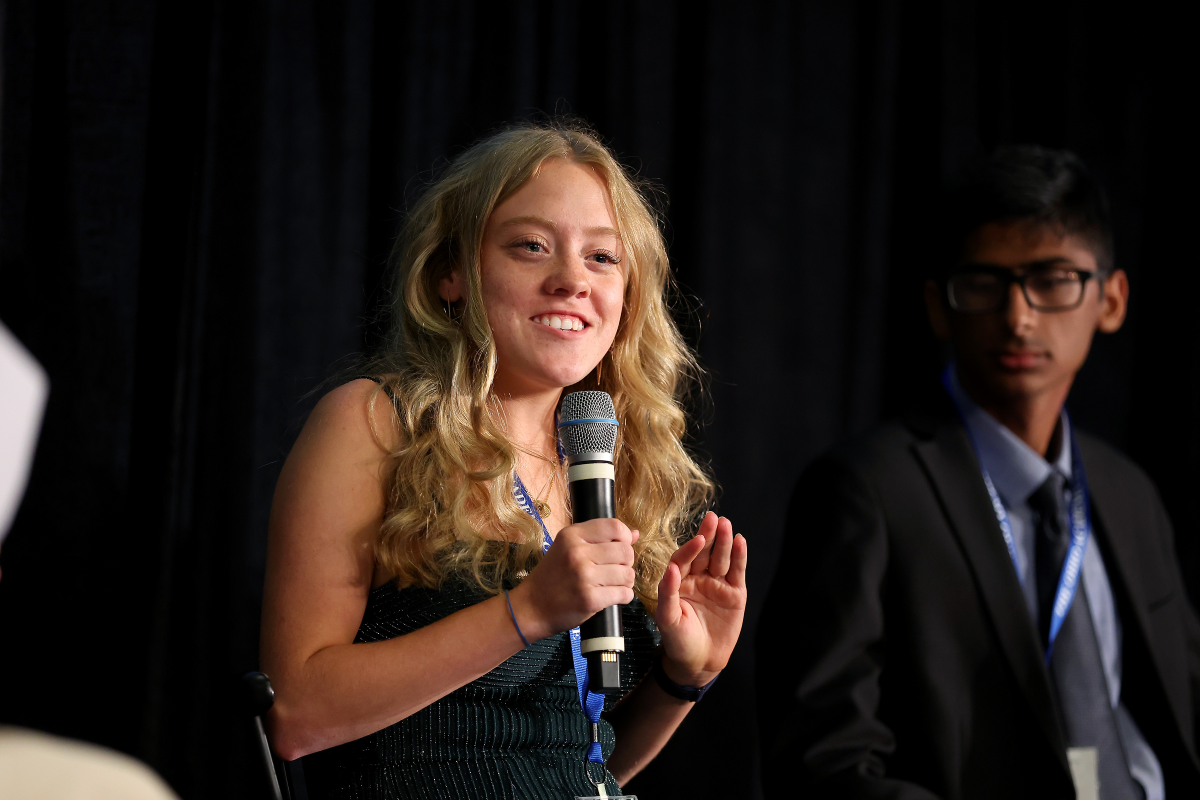
#> input picture images/originals/hero-original.jpg, 3600 x 2400 px (shown at 1/3 size)
$ python make_share.py
#> lines starting #> are read from the running program, lines starting #| are printed output that depends on the picture
"""Rebuild images/share.jpg - the 1200x630 card used for link previews.

    python build/make_share.py

Crops hero.JPG so the subject sits right of centre, lays a dark scrim over
the left, and bakes in the name and title (OG images cannot use CSS).
FACE_X / FACE_Y below control the crop - adjust if you swap the photo.
"""
import os
from PIL import Image, ImageDraw, ImageFont, ImageFilter

os.chdir(os.path.join(os.path.dirname(os.path.abspath(__file__)), ".."))
CREAM, DARK, GLIGHT = (245,242,237), (26,43,24), (125,175,138)
F = "C:/Windows/Fonts/"
font = lambda n,s: ImageFont.truetype(F+n, s)
kb = lambda p: round(os.path.getsize(p)/1024, 1)

TW, TH = 1200, 630
hero = Image.open("images/originals/hero-original.jpg").convert("RGB")
#> hero is the input picture: PIL image 3600x2400 RGB; mean R, G, B 38.4, 28.9, 24.5

# Scale up, then solve the crop so KYLA's face lands at ~70% across, in the clear
# right side, with the other panelist pushed off-frame entirely.
Z = 1.5
scale = max(TW/hero.width, TH/hero.height) * Z
#> scale = 0.5
hr = hero.resize((round(hero.width*scale), round(hero.height*scale)), Image.LANCZOS)
FACE_X, FACE_Y = 0.467, 0.295      # her face centre, as a fraction of the source
left = max(0, min(hr.width  - TW, int(FACE_X*hr.width  - TW*0.70)))
#> left = 0
top  = max(0, min(hr.height - TH, int(FACE_Y*hr.height - TH*0.43)))
#> top = 83
base = hr.crop((left, top, left+TW, top+TH))
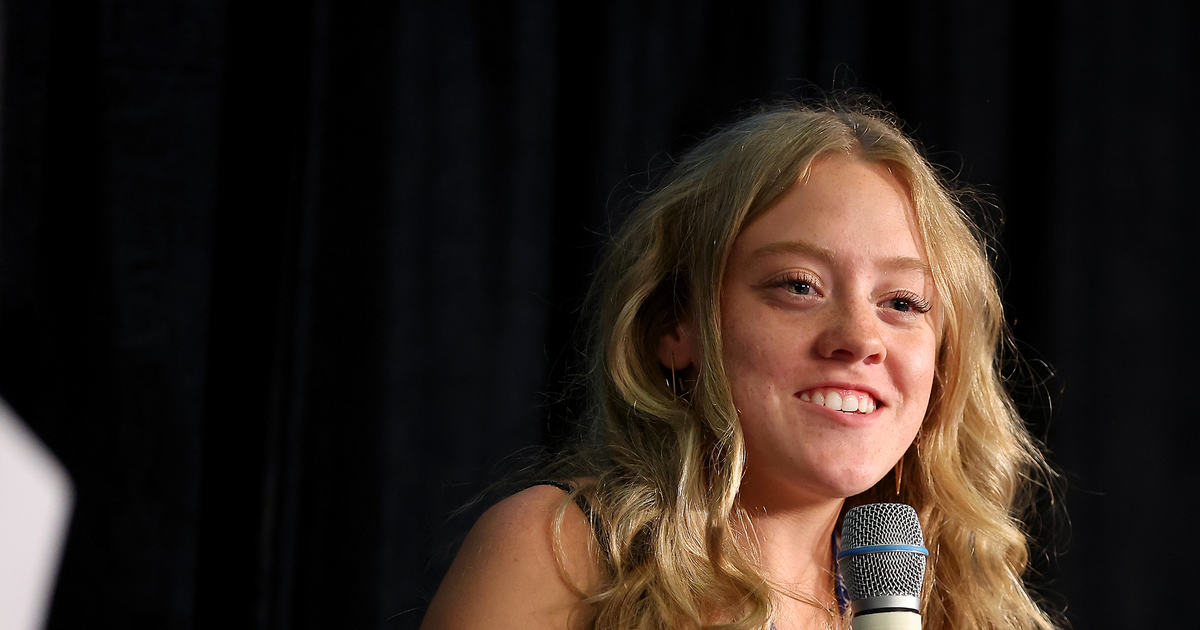
#> base: PIL image 1200x630 RGB; mean R, G, B 45.2, 34.2, 27.7

# Strong left-to-right scrim: near-opaque under the text, clean photo on the right.
grad = Image.new("L", (TW, TH), 0)
#> grad: PIL image 1200x630 L; every value is 0
px = grad.load()
for x in range(TW):
    t = x / TW
    if   t < 0.44: a = 248
    elif t < 0.72: a = int(248 * (1 - (t-0.44)/0.28) ** 1.6)
    else:          a = 0
    for y in range(TH):
        px[x, y] = a
grad = grad.filter(ImageFilter.GaussianBlur(14))
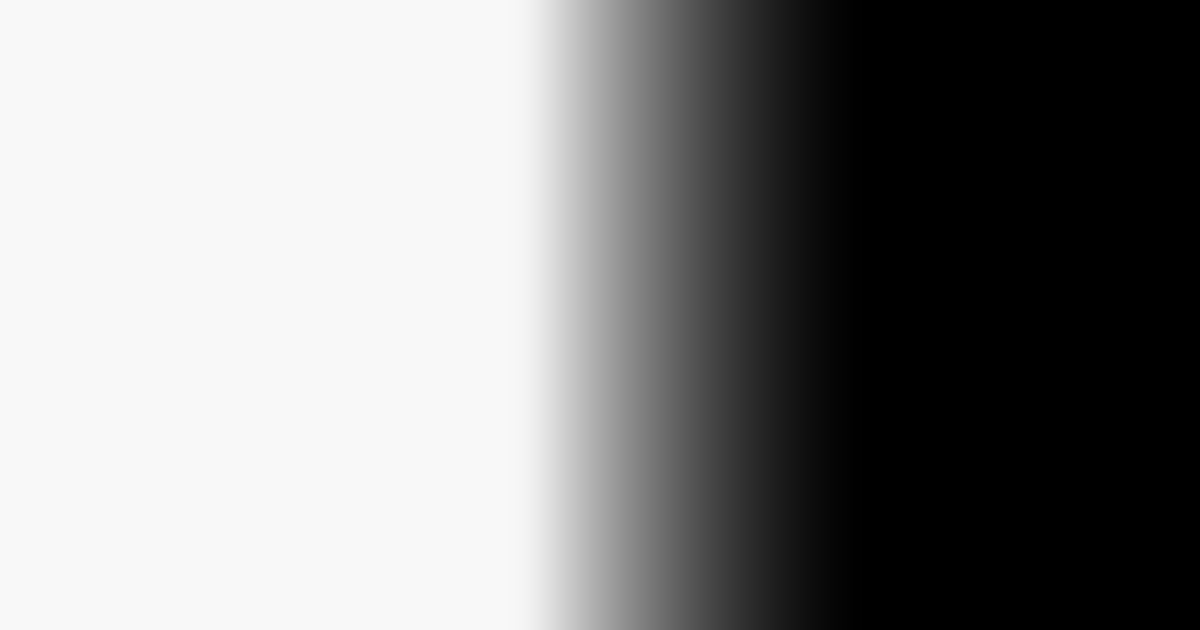
#> grad: PIL image 1200x630 L; min 0, max 248, mean 135.8
share = Image.composite(Image.new("RGB",(TW,TH),DARK), base, grad)
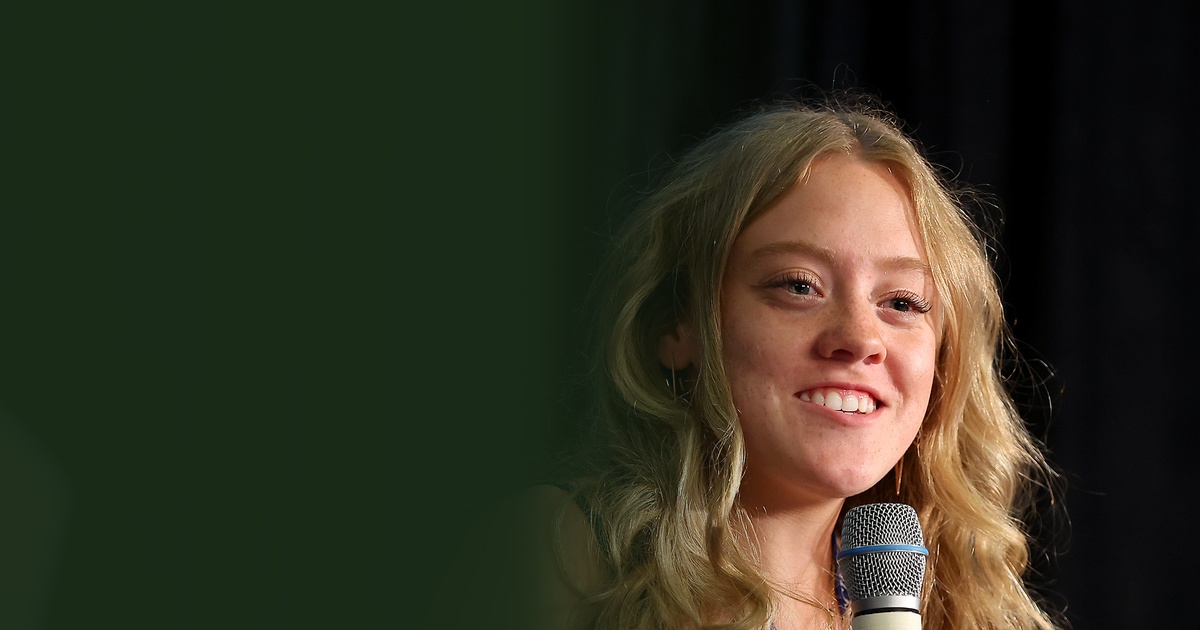
#> share: PIL image 1200x630 RGB; mean R, G, B 47.4, 47.6, 32
# gentle global darkening keeps the right side from blowing out next to the panel
share = Image.blend(share, Image.new("RGB",(TW,TH),DARK), 0.12)
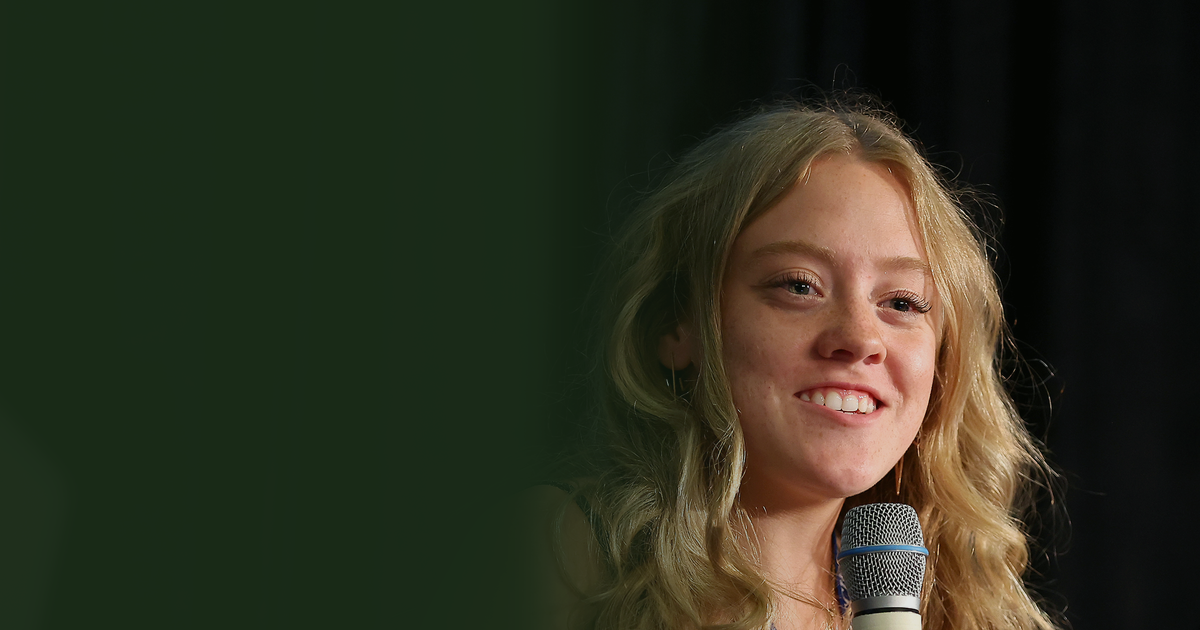
#> share: PIL image 1200x630 RGB; mean R, G, B 44.5, 46.7, 30.7

d = ImageDraw.Draw(share)
d.text((76, 188), "KYLA",   font=font("georgiab.ttf", 82), fill=CREAM)
d.text((76, 272), "FALLIS", font=font("georgiab.ttf", 82), fill=CREAM)
d.line([(78, 386),(78+96, 386)], fill=GLIGHT, width=3)
d.text((76, 414), "Chemical Engineer",  font=font("georgiai.ttf", 36), fill=(216,226,214))
d.text((76, 456), "Researcher \u00b7 Builder",     font=font("georgiai.ttf", 36), fill=(216,226,214))
d.text((78, 520), "kylafallis.com", font=font("consolab.ttf", 21), fill=GLIGHT)

share.save("images/share.jpg", "JPEG", quality=88, optimize=True, progressive=True)
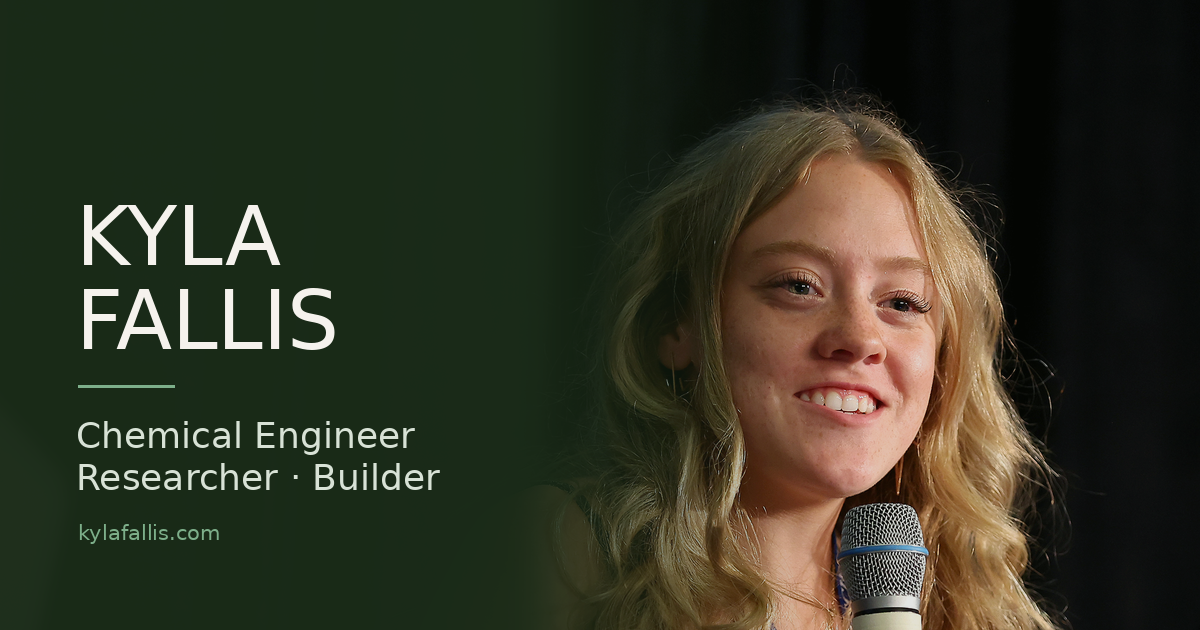
#> saved as share.jpg: PIL image 1200x630 RGB; mean R, G, B 48.5, 50.4, 34.5
print(f"images/share.jpg  1200x630  {kb('images/share.jpg')} KB")
